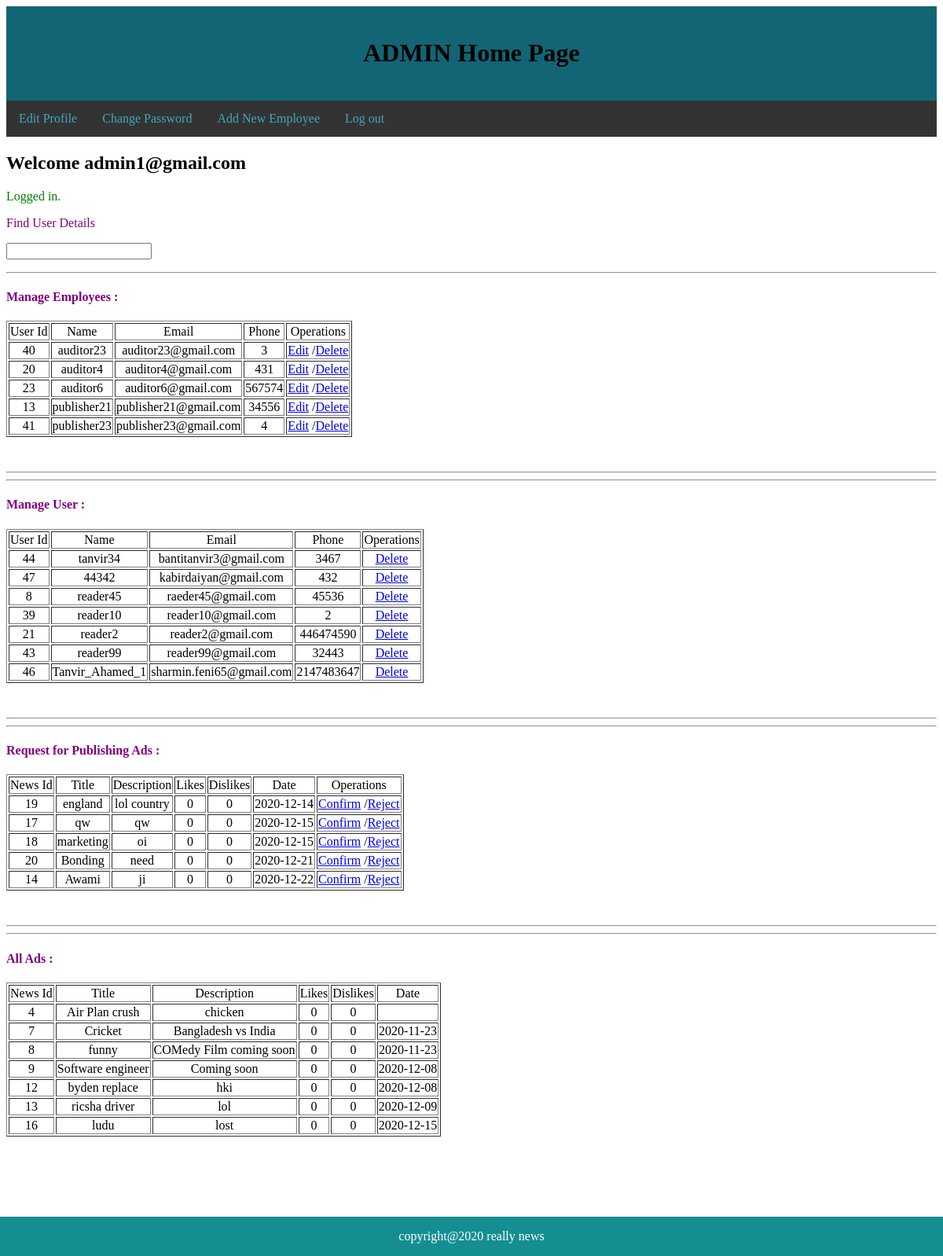
/admin-home.php (signed in), run on the app's committed database.
### tables this page shows
CREATE TABLE `user` (
  `user_id` int(11) NOT NULL,
  `name` varchar(255) DEFAULT NULL,
  `email` varchar(255) DEFAULT NULL,
  `phone` int(11) DEFAULT NULL,
  `password` varchar(255) DEFAULT NULL,
  `role` int(11) DEFAULT NULL
);

CREATE TABLE `news` (
  `news_id` int(11) NOT NULL,
  `section` varchar(255) DEFAULT NULL,
  `title` varchar(255) DEFAULT NULL,
  `description` varchar(255) DEFAULT NULL,
  `likes` int(11) DEFAULT NULL,
  `dislikes` int(11) DEFAULT NULL,
  `dates` varchar(255) DEFAULT NULL,
  `status` int(11) DEFAULT NULL
);

### admin-home.php (the view, shortened to what this page needs)
<?php
require_once "mysqli.php";
try{
  $stmt = $mysqli->query("SELECT * FROM USER WHERE role between 2 and 3
                                  ORDER BY email");
             $rows = $stmt->fetch_all(MYSQLI_ASSOC);
}catch(Exception $ex){
  echo("Exception message: ". $ex->getMessage());
  header("Location: admin-home.php");
  return;
}
try{
  $stmt = $mysqli->query("SELECT * FROM USER WHERE role = 0
                                  ORDER BY email");
        $reader = $stmt->fetch_all(MYSQLI_ASSOC);
}catch(Exception $ex){
  echo("Exception message: ". $ex->getMessage());
  header("Location: admin-home.php");
  return;
}
try{
  $stmt = $mysqli->query("SELECT * FROM news where status = 0  ORDER BY dates");
  $rowsl = $stmt->fetch_all(MYSQLI_ASSOC);
}catch(Exception $ex){
  echo("Exception message: ". $ex->getMessage());
  header("Location: admin-home.php");
  return;
}
try{
  $stmt = $mysqli->query("SELECT * FROM news where status = 1 ORDER BY dates");
  $rowt = $stmt->fetch_all(MYSQLI_ASSOC);
}catch(Exception $ex){
  echo("Exception message: ". $ex->getMessage());
  header("Location:admin-home.php");
  return;
}
 ?>
<!DOCTYPE html>
<html lang="en" dir="ltr">
  <head>
  </head>
  <body>
  <link rel="stylesheet" type="text/css" href="style.css">
<div class="header">
<h1>ADMIN Home Page</h1>
</div>
<div class="sticky">
<div class="topnav">
<a href="settings-admin.php">Edit Profile</a>
<a href="chpass-admin.php">Change Password</a>
<a href="add.php">Add New Employee</a>
<a href="login.php">Log out</a>
</div>
</div>
<div class="footer">
<p>copyright@2020 really news</p>
</div>
    <h2>Welcome
      <?php echo htmlentities($_SESSION['account']); ?>
    </h2>
    <?php
      if ( isset($_SESSION["success"]) ) {
          echo('<p style="color:green">'.$_SESSION["success"]."</p>\n");
      }
      else if ( isset($_SESSION["error"]) ) {
          echo('<p style="color:red">'.$_SESSION["error"]."</p>\n");
          unset($_SESSION["error"]);
      }
    ?>
<label><p style="color:purple">Find User Details</p></label>
<input type="text" id="uname" onkeyup="showmyuser()" >
  <hr> <h4><p style="color:purple"> Manage Employees :</p> </h4>
  <form method="POST">
    <table border="1">
      <?php
          echo "<tr><td style='text-align:center'>";
           echo "User Id";
           echo("</td><td style='text-align:center'>");
          echo "Name";
          echo("</td><td style='text-align:center'>");
          echo "Email";
          echo("</td><td style='text-align:center'>");
          echo "Phone";
          echo("</td><td style='text-align:center'>");
          echo "Operations";
        foreach ( $rows as $row ) {
          echo "<tr><td style='text-align:center'>";
           echo $row['user_id'];
           echo("</td><td style='text-align:center'>");
          echo htmlentities($row['name']);
          echo("</td><td style='text-align:center'>");
          echo htmlentities($row['email']);
          echo("</td><td style='text-align:center'>");
          echo htmlentities($row['phone']);
          echo("</td><td style='text-align:center'>");
          echo '<a href="edit.php?user_id='.$row['user_id'].'">Edit</a> /';
          echo '<a href="delete.php?user_id='.$row['user_id'].'">Delete</a>';
          echo("</td></tr>\n");
      }
      ?>
    </table><br><br><hr>
  </form>
  <hr> <h4> <p style="color:purple">Manage User : </p></h4>
  <form method="POST">
    <table border="1">
      <?php
          echo "<tr><td style='text-align:center'>";
           echo "User Id";
           echo("</td><td style='text-align:center'>");
          echo "Name";
          echo("</td><td style='text-align:center'>");
          echo "Email";
          echo("</td><td style='text-align:center'>");
          echo "Phone";
          echo("</td><td style='text-align:center'>");
          echo "Operations";
        foreach ( $reader as $row ) {
          echo "<tr><td style='text-align:center'>";
           echo $row['user_id'];
           echo("</td><td style='text-align:center'>");
          echo htmlentities($row['name']);
          echo("</td><td style='text-align:center'>");
          echo htmlentities($row['email']);
          echo("</td><td style='text-align:center'>");
          echo htmlentities($row['phone']);
          echo("</td><td style='text-align:center'>");
          echo '<a href="delete.php?user_id='.$row['user_id'].'">Delete</a>';
          echo("</td></tr>\n");
      }
      ?>
    </table><br><br><hr>
  </form>
  <hr> <h4><p style="color:purple">Request for Publishing Ads : </p></h4>
  <form method="POST">
    <table border="1">
      <?php
          echo "<tr><td style='text-align:center'>";
          echo "News Id";
          echo("</td><td style='text-align:center'>");
          echo "Title";
          echo("</td><td style='text-align:center'>");
          echo "Description";
          echo("</td><td style='text-align:center'>");
          echo "Likes";
          echo("</td><td style='text-align:center'>");
          echo "Dislikes";
          echo("</td><td style='text-align:center'>");
          echo "Date";
          echo("</td><td style='text-align:center'>");
          echo "Operations";
        foreach ( $rowsl as $row ) {
          echo "<tr><td style='text-align:center'>";
          echo $row['news_id'];
          echo("</td><td style='text-align:center'>");
          echo htmlentities($row['title']);
          echo("</td><td style='text-align:center'>");
          echo htmlentities($row['description']);
          echo("</td><td style='text-align:center'>");
          echo htmlentities($row['likes']);
          echo("</td><td style='text-align:center'>");
          echo htmlentities($row['dislikes']);
          echo("</td><td style='text-align:center'>");
          echo htmlentities($row['dates']);
          echo("</td><td style='text-align:center'>");
          echo '<a href="confirm1.php?news_id='.$row['news_id'].'">Confirm</a> /';
          echo '<a href="deny.php?news_id='.$row['news_id'].'">Reject</a>';
          echo("</td></tr>\n");
      }
      ?>
    </table><br><br><hr>
  </form>
  <hr> <h4><p style="color:purple">All Ads : </p></h4>
    <form method="post">
      <table border="1">
        <?php
            echo "<tr><td style='text-align:center'>";
            echo "News Id";
            echo("</td><td style='text-align:center'>");
            echo "Title";
            echo("</td><td style='text-align:center'>");
            echo "Description";
            echo("</td><td style='text-align:center'>");
            echo "Likes";
            echo("</td><td style='text-align:center'>");
            echo "Dislikes";
            echo("</td><td style='text-align:center'>");
            echo "Date";
        foreach ( $rowt as $row ) {
           echo "<tr><td style='text-align:center'>";
              echo $row['news_id'];
              echo("</td><td style='text-align:center'>");
            echo htmlentities($row['title']);
            echo("</td><td style='text-align:center'>");
            echo htmlentities($row['description']);
            echo("</td><td style='text-align:center'>");
            echo htmlentities($row['likes']);
            echo("</td><td style='text-align:center'>");
            echo htmlentities($row['dislikes']);
            echo("</td><td style='text-align:center'>");
            echo $row['dates'];
            echo("</td></tr>\n");
        }
        ?>
      </table>
    </form>
<br>
<br>
<br>
<br>
<br>
<br>
<br>
<br>
  </body>
</html>

### style.css (style rules this page uses)
.header { background-color: #126574; text-align: center; padding: 20px; }
.topnav { overflow: hidden; background-color: #333; }
.topnav a { float: left; display: block; color: #42a6be; text-align: center; padding: 14px 16px; text-decoration: none; }
.footer { position: fixed; left: 0; bottom: 0; width: 100%; background-color: rgb(21, 142, 146); color: white; text-align: center; }
div.sticky { position: -webkit-sticky; position: sticky; top: 0; }

### data on the page
user: user_id "40", name "auditor23", email "auditor23@gmail.com", phone "3"
user: user_id "20", name "auditor4", email "auditor4@gmail.com", phone "431"
user: user_id "23", name "auditor6", email "auditor6@gmail.com", phone "567574"
user: user_id "13", name "publisher21", email "publisher21@gmail.com", phone "34556"
user: user_id "41", name "publisher23", email "publisher23@gmail.com", phone "4"
user: user_id "44", name "tanvir34", email "bantitanvir3@gmail.com", phone "3467"
user: user_id "47", name "44342", email "kabirdaiyan@gmail.com", phone "432"
user: user_id "8", name "reader45", email "raeder45@gmail.com", phone "45536"
user: user_id "39", name "reader10", email "reader10@gmail.com", phone "2"
user: user_id "21", name "reader2", email "reader2@gmail.com", phone "446474590"
user: user_id "43", name "reader99", email "reader99@gmail.com", phone "32443"
user: user_id "46", name "Tanvir_Ahamed_1", email "sharmin.feni65@gmail.com", phone "2147483647"
news: news_id "19", title "england", description "lol country", likes "0", dislikes "0", dates "2020-12-14"
news: news_id "17", title "qw", description "qw", likes "0", dislikes "0", dates "2020-12-15"
news: news_id "18", title "marketing", description "oi", likes "0", dislikes "0", dates "2020-12-15"
news: news_id "20", title "Bonding", description "need", likes "0", dislikes "0", dates "2020-12-21"
news: news_id "14", title "Awami", description "ji", likes "0", dislikes "0", dates "2020-12-22"
news: news_id "4", title "Air Plan crush", description "chicken", likes "0", dislikes "0"
news: news_id "7", title "Cricket", description "Bangladesh vs India", likes "0", dislikes "0", dates "2020-11-23"
news: news_id "8", title "funny", description "COMedy Film coming soon", likes "0", dislikes "0", dates "2020-11-23"
news: news_id "9", title "Software engineer", description "Coming soon", likes "0", dislikes "0", dates "2020-12-08"
news: news_id "12", title "byden replace", description "hki", likes "0", dislikes "0", dates "2020-12-08"
news: news_id "13", title "ricsha driver", description "lol", likes "0", dislikes "0", dates "2020-12-09"
news: news_id "16", title "ludu", description "lost", likes "0", dislikes "0", dates "2020-12-15"

### other printed values
$_SESSION['account'] "admin1@gmail.com"
$_SESSION["success"] "Logged in."
